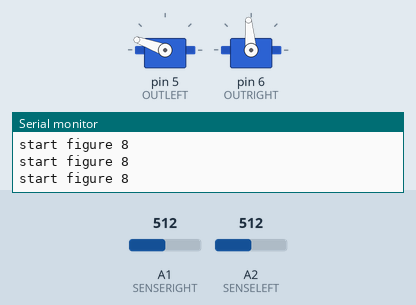
This sketch was run on a simulated Arduino Uno, built with avr-gcc and run on an emulated ATmega328P. On the bench: 2 × servo, the last lines printed to the serial monitor. The inputs (shaded band) are chosen by the test bench; at power-on: A1 (SENSERIGHT) = 512, A2 (SENSELEFT) = 512.

Above: at 1.2 s.
1.3 s: A1 (SENSERIGHT) set to 841
At 1.3 s:
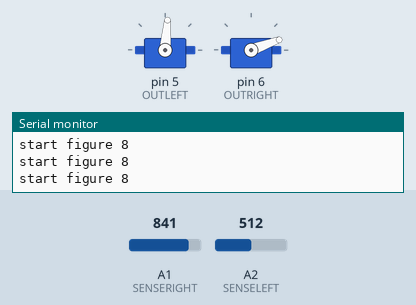
4.4 s: A1 (SENSERIGHT) set to 872
5.9 s: A2 (SENSELEFT) set to 848
7.4 s: A2 (SENSELEFT) set to 871
At 8.6 s:
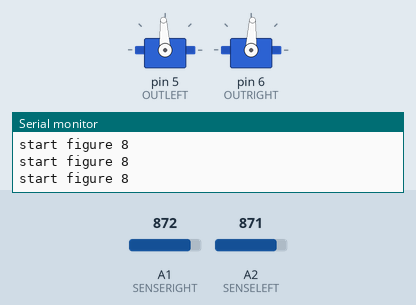
8.9 s: A1 (SENSERIGHT) set to 850
At 9.7 s:
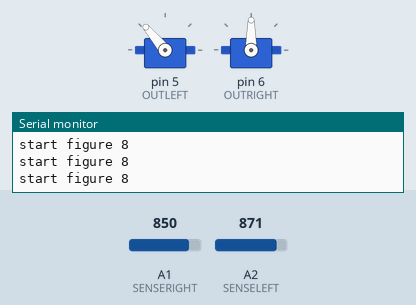
10.4 s: A1 (SENSERIGHT) set to 870
At 10.9 s:
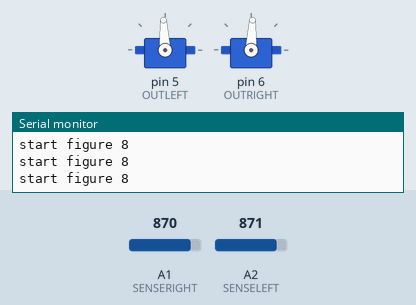
Timing chart, 0 to 12.9 s (numbered marks = the images above; inputs shaded):
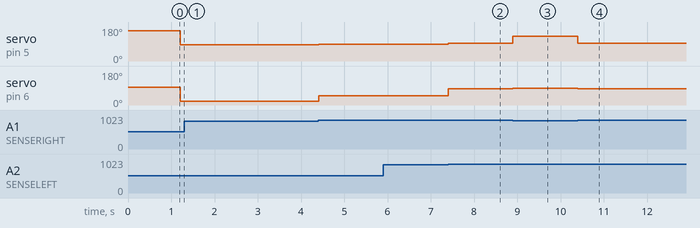

Measured:
- the behaviour switches between 859 and 860 on A2 (SENSELEFT) (found by bisection; images 1 and 2)
- after the input at 5.9 s, every drawn part: stays the same
- after the input at 7.4 s, servo on pin 5 (OUTLEFT): 90° → 93° at once; servo on pin 6 (OUTRIGHT): 50° → 87° at once
- after the input at 8.9 s, servo on pin 5 (OUTLEFT): 93° → 130° at once; servo on pin 6 (OUTRIGHT): 87° → 90° at once
- after the input at 10.4 s, servo on pin 5 (OUTLEFT): 130° → 93° at once; servo on pin 6 (OUTRIGHT): 90° → 87° at once

The sketch:

FigureEight.ino
```cpp
// line following robot: follows white line (against dark background)
// does a figure 8

#include <Servo.h>

// wheels
Servo LeftServo;
Servo RightServo;

// wheels - output pins
int OUTLEFT = 5;
int OUTRIGHT = 6;

// line following sensors - analog input pins
// L/R on either side of line
int SENSELEFT = A2;
int SENSERIGHT = A1;

// counter
int c = 0;


void setup() {
  LeftServo.attach(OUTLEFT);
  RightServo.attach(OUTRIGHT);
  Serial.begin(9600);
}

void loop() {
  // if L/R sensors sense white, correct until see black
  if (analogRead(SENSERIGHT) < 860 && analogRead(SENSELEFT) < 860) { // intersection
    figure8();
  }
  // line following
  else if (analogRead(SENSERIGHT) < 860) {
    driftRight();
  }
  else if (analogRead(SENSELEFT) < 860) {
    driftLeft();
  }
  else { // go straight
    goStraight();
  }
}

void figure8(){
  Serial.println("start figure 8");

  if (c%8<4) {
    sharpRight();
  } else {
    sharpLeft();
  }
  c++;
}

void goStraight(){
  LeftServo.write(93);
  RightServo.write(87);
}
void driftLeft() {
  LeftServo.write(90);
  RightServo.write(50);
}

void driftRight() {
  LeftServo.write(130);
  RightServo.write(90);
}

void fullStop(){
  LeftServo.write(90);
  RightServo.write(90);
  while(1);
}

void sharpLeft(){
  LeftServo.write(85);
  RightServo.write(20);
  digitalWrite(LED_BUILTIN, HIGH);
  delay(800); //300
  digitalWrite(LED_BUILTIN, LOW);

}

void sharpRight(){
  LeftServo.write(160);
  RightServo.write(95);
  delay(300);
}
```
